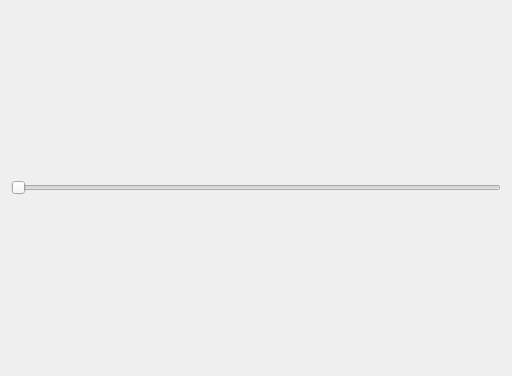
<?xml version="1.0" encoding="UTF-8"?>
<ui version="4.0">
 <class>GammaSlider</class>
 <widget class="QWidget" name="GammaSlider">
  <property name="geometry">
   <rect>
    <x>0</x>
    <y>0</y>
    <width>512</width>
    <height>376</height>
   </rect>
  </property>
  <property name="windowTitle">
   <string>Form</string>
  </property>
  <layout class="QVBoxLayout" name="verticalLayout_2">
   <item>
    <layout class="QVBoxLayout" name="verticalLayout">
     <item>
      <widget class="QSlider" name="horizontalSlider">
       <property name="maximumSize">
        <size>
         <width>1677</width>
         <height>16777215</height>
        </size>
       </property>
       <property name="minimum">
        <number>0</number>
       </property>
       <property name="maximum">
        <number>200</number>
       </property>
       <property name="orientation">
        <enum>Qt::Horizontal</enum>
       </property>
      </widget>
     </item>
    </layout>
   </item>
  </layout>
 </widget>
 <resources/>
 <connections/>
</ui>
